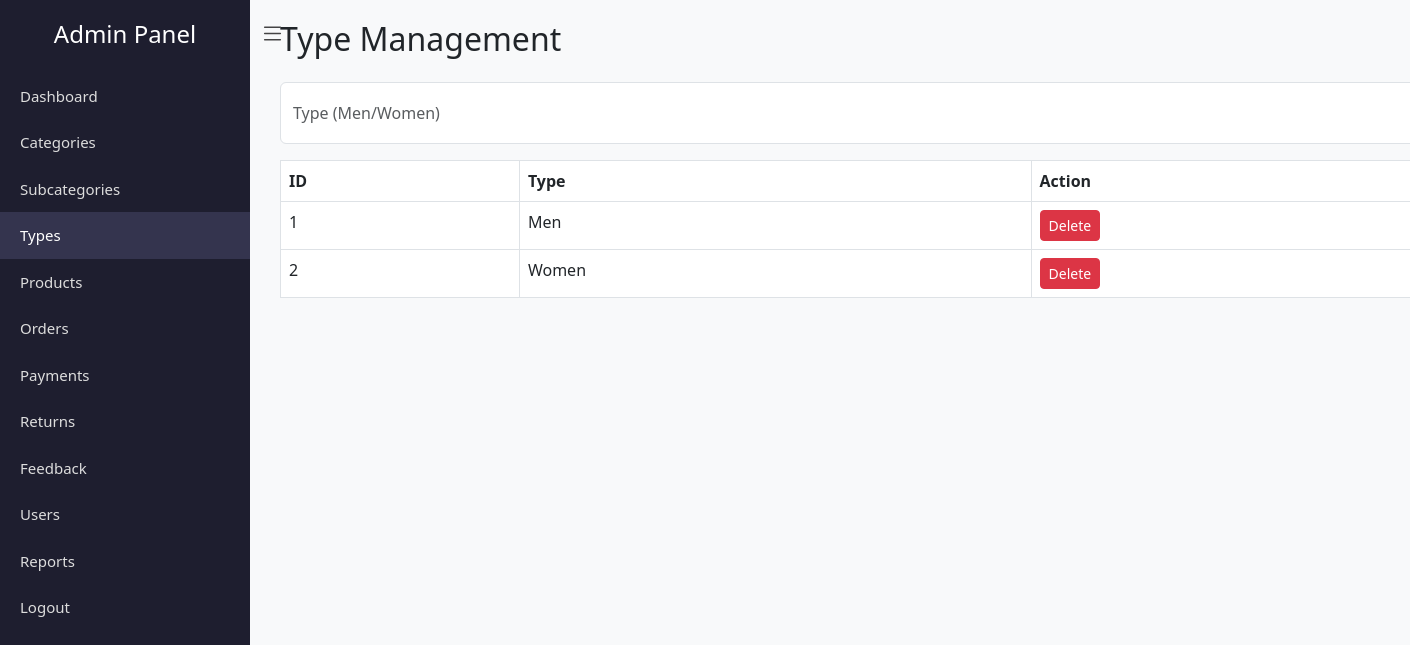
Screenshot of /type.php with the database file from the repository.
### tables this page shows
CREATE TABLE `type` (
  `type_id` int(11) NOT NULL,
  `type_name` varchar(50) DEFAULT NULL
);

### type.php (the view, shortened to what this page needs)
<?php
include "../includes/db.php";
$types = mysqli_query($conn,"SELECT * FROM type");
?>
<!DOCTYPE html>
<html>
<head>
    <link rel="stylesheet" href="https://cdn.jsdelivr.net/npm/bootstrap@5.3.0/dist/css/bootstrap.min.css">
    <link rel="stylesheet" href="https://cdn.jsdelivr.net/npm/bootstrap-icons@1.11.1/font/bootstrap-icons.css">
</head>
<body>
<div class="sidebar" id="sidebar">
<h4 class="text-center mb-4">Admin Panel</h4>
<a href="dashboard.php">Dashboard</a>
<a href="category.php">Categories</a>
<a href="subcategory.php">Subcategories</a>
<a href="type.php" class="active">Types</a>
<a href="products.php">Products</a>
<a href="admin_orders.php">Orders</a>
<a href="payments.php">Payments</a>
<a href="returns.php">Returns</a>
<a href="feedback.php">Feedback</a>
<a href="users.php">Users</a>
<a href="reports.php">Reports</a>
<a href="logout.php">Logout</a>
</div>
<i class="bi bi-list" id="toggleBtn"></i>
<div class="content container">
<h2 class="mb-4">Type Management</h2>
<form method="post" class="mb-3 d-flex">
<input type="text" name="type_name" class="form-control me-2" placeholder="Type (Men/Women)" required>
</form>
<table class="table table-bordered">
<tr><th>ID</th><th>Type</th><th>Action</th></tr>
<?php while($row=mysqli_fetch_assoc($types)){ ?>
<tr>
<td><?= $row['type_id'] ?></td>
<td><?= $row['type_name'] ?></td>
<td>
<a href="?delete=<?= $row['type_id'] ?>" class="btn btn-danger btn-sm" onclick="return confirm('Delete?')">Delete</a>
</td>
</tr>
<?php } ?>
</table>
</div>
</body>
</html>

### type.php (style rules this page uses)
body { background:#f8f9fa; }
.sidebar { width:250px; height:100vh; position:fixed; top:0; left:0; background:#1e1e2f; color:#fff; padding-top:20px; transition:0.3s; }
.sidebar a { display:block; padding:12px 20px; color:#ddd; text-decoration:none; font-size:15px; font-weight:500; transition:0.2s; }
.sidebar a:hover, .sidebar a.active { background:#34344e;color:#fff; }
.content { margin-left:260px; padding:20px; transition:0.3s; }
#toggleBtn { position:absolute; left:260px; top:15px; font-size:25px; cursor:pointer; color:#444; }

### rows the page displays
type: type_id "1", type_name "Men"
type: type_id "2", type_name "Women"
